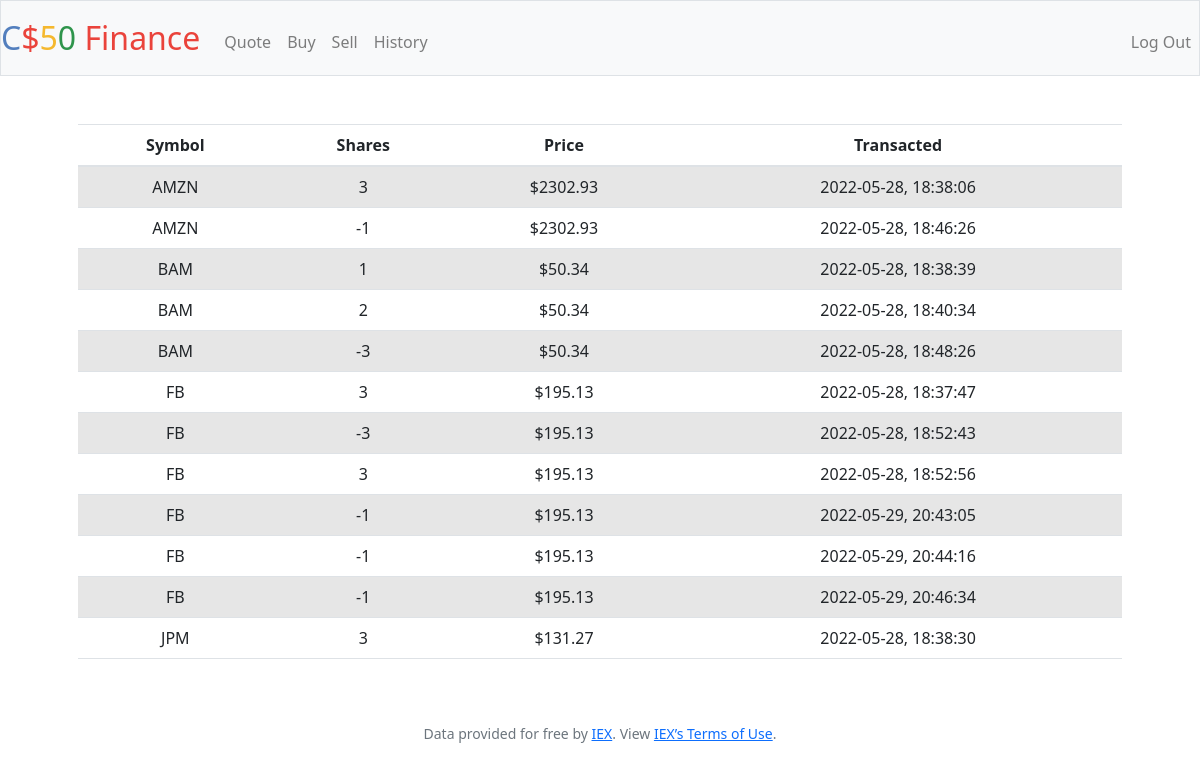
Page /history (signed in) on the earlier database version.
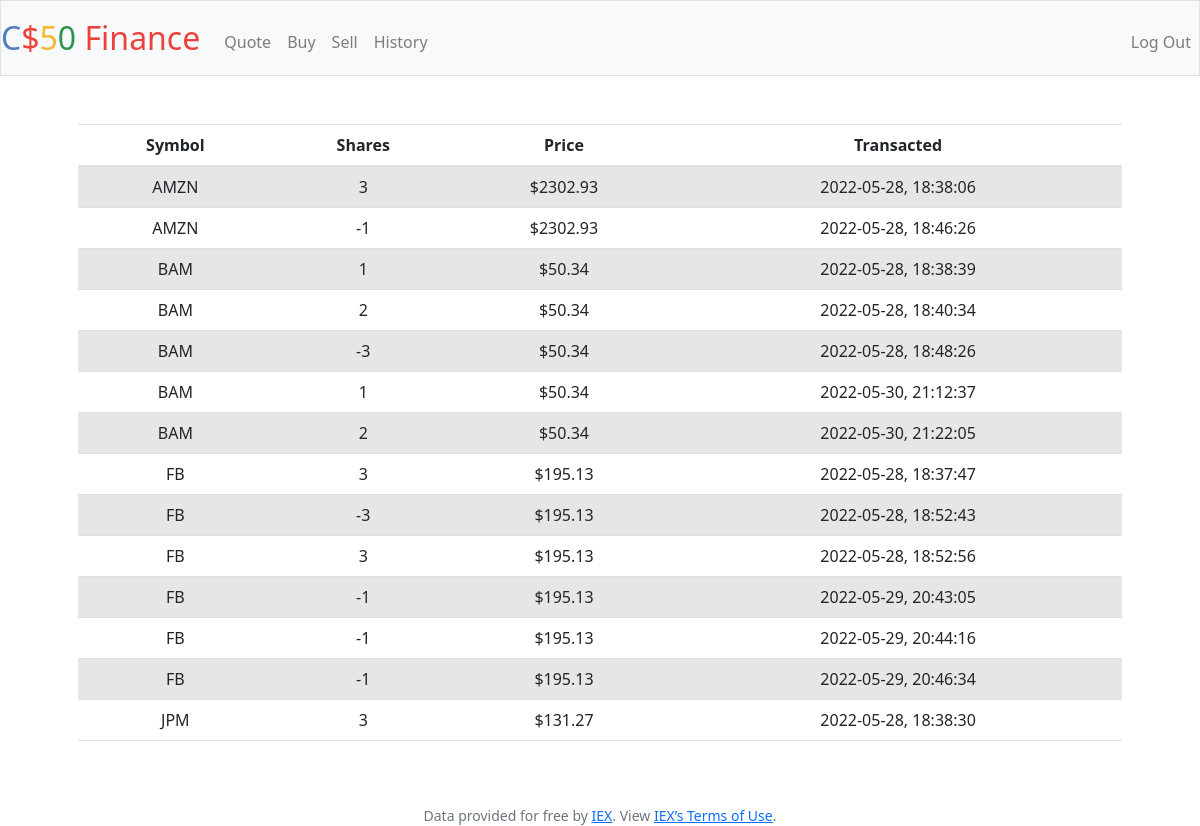
Same page on the later database version.
### tables this page shows
CREATE TABLE "transactions"
  (
     user_id          INTEGER NOT NULL,
     ticker_symbol    TEXT NOT NULL,
     stock_name       TEXT NOT NULL,
     amount           INTEGER NOT NULL,
     purchase_price   DECIMAL(9,2) NOT NULL,
     transaction_time DATETIME NOT NULL,
     FOREIGN KEY(user_id) REFERENCES users (id)
  );

### application.py (the view)
@app.route("/history")
@login_required
def history():
    history = db.execute("SELECT * from transactions WHERE user_id = ? ORDER BY ticker_symbol", session.get("user_id"))
    return render_template('history.html', history=history)

### application.py (called while the page is built)
@app.after_request
def after_request(response):
    response.headers["Cache-Control"] = "no-cache, no-store, must-revalidate"
    response.headers["Expires"] = 0
    response.headers["Pragma"] = "no-cache"
    return response

### helpers.py (called while the page is built)
def login_required(f):
    @wraps(f)
    def decorated_function(*args, **kwargs):
        if session.get("user_id") is None:
            return redirect("/login")
        return f(*args, **kwargs)
    return decorated_function

### templates/history.html (shortened to what this page needs)
{% extends "layout.html" %}
{% block main %}
<link href="https://cdn.jsdelivr.net/npm/bootstrap@5.2.0-beta1/dist/css/bootstrap.min.css" rel="stylesheet">
<table class = "table table-striped">
    <thead>
    <tr>
        <th><b>Symbol</b></th>
        <th><b>Shares</b></th>
        <th><b>Price</b></th>
        <th><b>Transacted</b></th>
    </tr>
    </thead>
    {% for hist in history %}
    <tr>
        <td>{{ hist['ticker_symbol'] }}</td>
        <td>{{ hist['amount'] }}</td>
        <td>{{ "$" ~ hist['purchase_price'] }}</td>
        <td>{{ hist['transaction_time'] }}</td>
    </tr>
    {% endfor %}
</table>
{% endblock %}

### templates/layout.html (shortened to what this page needs)
<!DOCTYPE html>
<html lang="en">
    <head>
        <link rel="stylesheet" href="https://cdn.jsdelivr.net/npm/bootstrap@4.5.3/dist/css/bootstrap.min.css">
        <link href="/static/styles.css" rel="stylesheet">
    </head>
    <body>
        <nav class="navbar navbar-expand-md navbar-light bg-light border">
            <a class="navbar-brand" href="/"><span class="blue">C</span><span class="red">$</span><span class="yellow">5</span><span class="green">0</span> <span class="red">Finance</span></a>
            <div class="collapse navbar-collapse" id="navbar">
                {% if session.user_id %}
                    <ul class="navbar-nav mr-auto mt-2">
                        <li class="nav-item"><a class="nav-link" href="/quote">Quote</a></li>
                        <li class="nav-item"><a class="nav-link" href="/buy">Buy</a></li>
                        <li class="nav-item"><a class="nav-link" href="/sell">Sell</a></li>
                        <li class="nav-item"><a class="nav-link" href="/history">History</a></li>
                    </ul>
                    <ul class="navbar-nav ml-auto mt-2">
                        <li class="nav-item"><a class="nav-link" href="/logout">Log Out</a></li>
                    </ul>
                {% else %}
                    <ul class="navbar-nav ml-auto mt-2">
                        <li class="nav-item"><a class="nav-link" href="/register">Register</a></li>
                        <li class="nav-item"><a class="nav-link" href="/login">Log In</a></li>
                    </ul>
                {% endif %}
            </div>
        </nav>
        <main class="container p-5">
            {% block main %}{% endblock %}
        </main>
        <footer class="small text-center text-muted">
            Data provided for free by <a href="https://iextrading.com/developer">IEX</a>. View <a href="https://iextrading.com/api-exhibit-a/">IEX’s Terms of Use</a>.
        </footer>
    </body>
</html>

### static/styles.css (style rules this page uses)
nav .navbar-brand { font-size: xx-large; }
nav .navbar-brand .blue { color: #537fbe; }
nav .navbar-brand .red { color: #ea433b; }
nav .navbar-brand .yellow { color: #f5b82e; }
nav .navbar-brand .green { color: #2e944b; }
main { overflow-x: auto; text-align: center; }

Differences in the rows shown:
added transactions: ticker_symbol "BAM", amount "1", purchase_price "$50.34", transaction_time "2022-05-30, 21:12:37"
added transactions: ticker_symbol "BAM", amount "2", purchase_price "$50.34", transaction_time "2022-05-30, 21:22:05"
